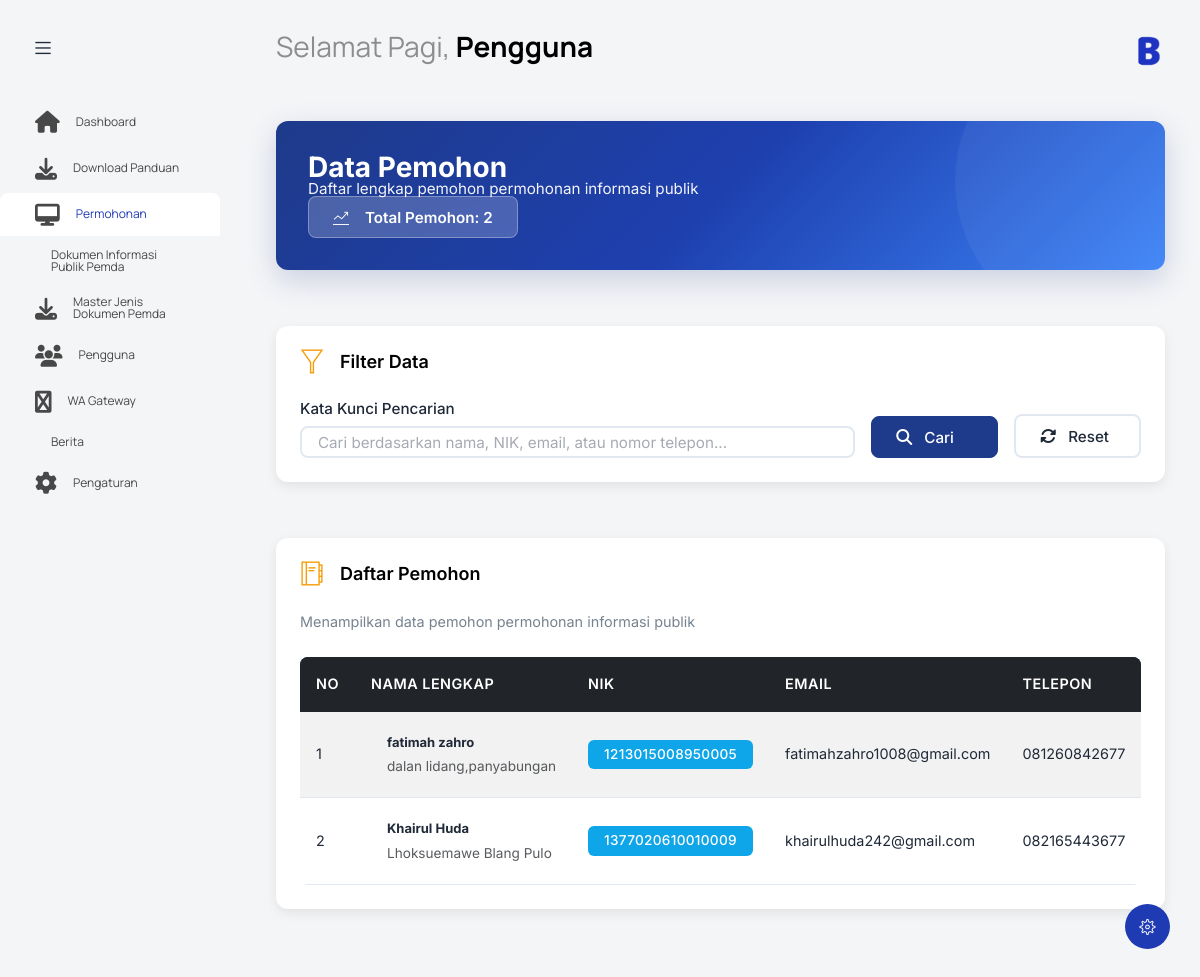
The page /index.php?controller=permohonanadmin&action=dataPemohonIndex (signed in) on the database its author committed.
### tables this page shows
CREATE TABLE `users` (
  `id_user` int NOT NULL,
  `email` varchar(255) NOT NULL,
  `username` varchar(50) NOT NULL,
  `password` varchar(255) NOT NULL,
  `jabatan` varchar(100) DEFAULT NULL,
  `role` varchar(50) NOT NULL,
  `id_biodata` int DEFAULT NULL
);

CREATE TABLE `biodata_pengguna` (
  `id_biodata` int NOT NULL,
  `nama_lengkap` varchar(255) NOT NULL,
  `nik` varchar(16) NOT NULL,
  `alamat` text,
  `provinsi` varchar(100) DEFAULT NULL,
  `city` varchar(100) DEFAULT NULL,
  `jenis_kelamin` enum('Laki-laki','Perempuan') DEFAULT NULL,
  `usia` int DEFAULT NULL,
  `pendidikan` varchar(100) DEFAULT NULL,
  `pekerjaan` varchar(100) DEFAULT NULL,
  `no_kontak` varchar(20) DEFAULT NULL,
  `email` varchar(255) DEFAULT NULL,
  `foto_profile` varchar(255) DEFAULT NULL,
  `status_pengguna` enum('pribadi','lembaga') NOT NULL,
  `nama_lembaga` varchar(255) DEFAULT NULL,
  `upload_ktp` varchar(255) DEFAULT NULL,
  `upload_akta` varchar(255) DEFAULT NULL
);

### controllers/PermohonanAdminController.php (called while the page is built, shortened)
<?php
require_once 'models/PermohonanAdminModel.php';
class PermohonanAdminController
{
    private $permohonanAdminModel;
    public function __construct()
    {
        global $database;
        $db = $database->getConnection();
        $this->permohonanAdminModel = new PermohonanAdminModel($db);
    }
    public function dataPemohonIndex()
    {
        $page = isset($_GET['page']) ? max(1, intval($_GET['page'])) : 1;
        $limit = 10;
        $offset = ($page - 1) * $limit;
        $search = isset($_GET['search']) ? trim($_GET['search']) : '';
        $pemohon_list = $this->permohonanAdminModel->getAllPemohon($limit, $offset, $search);
        $total_records = $this->permohonanAdminModel->countAllPemohon($search);
        $total_pemohon = $total_records;
        include 'views/permohonan_admin/data_pemohon/index.php';
    }
}
?>

### models/PermohonanAdminModel.php (called while the page is built, shortened)
<?php
class PermohonanAdminModel
{
    private $conn;
    public function __construct($db)
    {
        $this->conn = $db;
    }
    public function getAllPemohon($limit = 10, $offset = 0, $search = '')
    {
        $whereClause = "WHERE u.role = 'masyarakat'";
        $params = [];
        $query = "SELECT u.id_user, u.username, u.email as user_email,
                         bp.id_biodata, bp.nama_lengkap, bp.nik, bp.alamat, bp.no_kontak, bp.email,
                         bp.status_pengguna, bp.provinsi, bp.city,
                         (SELECT COUNT(*) FROM permohonan WHERE id_user = u.id_user) as total_permohonan
                  FROM users u
                  LEFT JOIN biodata_pengguna bp ON u.id_biodata = bp.id_biodata
                  " . $whereClause . "
                  ORDER BY u.id_user DESC
                  LIMIT :limit OFFSET :offset";
        $stmt = $this->conn->prepare($query);
        $stmt->bindValue(':limit', $limit, PDO::PARAM_INT);
        $stmt->bindValue(':offset', $offset, PDO::PARAM_INT);
        $stmt->execute();
        return $stmt->fetchAll(PDO::FETCH_ASSOC);
    }
    public function countAllPemohon($search = '')
    {
        $whereClause = "WHERE u.role = 'masyarakat'";
        $params = [];
        $query = "SELECT COUNT(*) as total
                  FROM users u
                  LEFT JOIN biodata_pengguna bp ON u.id_biodata = bp.id_biodata
                  " . $whereClause;
        $stmt = $this->conn->prepare($query);
        $stmt->execute();
        $result = $stmt->fetch(PDO::FETCH_ASSOC);
        return (int)$result['total'];
    }
}
?>

### views/permohonan_admin/data_pemohon/index.php (the view, shortened to what this page needs)
<?php
include('template/header.php');
?>
<body class="with-welcome-text">
  <div class="container-scroller">
    <?php include 'template/navbar.php'; ?>
    <div class="container-fluid page-body-wrapper">
      <?php include 'template/setting_panel.php'; ?>
      <?php include 'template/sidebar.php'; ?>
      <div class="main-panel">
        <div class="content-wrapper">
          <div class="row">
            <div class="col-12 grid-margin">
              <div class="page-header flex-wrap">
                <div class="header-left">
                  <h3 class="font-weight-bold mb-0">Data Pemohon</h3>
                  <h6 class="mb-0">Daftar lengkap pemohon permohonan informasi publik</h6>
                </div>
                <div class="header-right d-flex align-items-center">
                  <div class="d-flex align-items-center">
                    <div class="me-3">
                      <button class="btn btn-primary">
                        <i class="ti-stats-up me-2"></i>Total Pemohon: <?php echo number_format($total_pemohon); ?>
                      </button>
                    </div>
                  </div>
                </div>
              </div>
            </div>
          </div>
          <div class="row">
            <div class="col-12 grid-margin">
              <div class="card">
                <div class="card-body">
                  <h4 class="card-title mb-4"><i class="ti-filter me-2"></i>Filter Data</h4>
                  <form method="GET" action="index.php" class="row g-3">
                    <div class="col-md-8">
                      <label class="form-label">Kata Kunci Pencarian</label>
                      <input type="text" name="search" class="form-control"
                             placeholder="Cari berdasarkan nama, NIK, email, atau nomor telepon..."
                             value="<?php echo isset($_GET['search']) ? htmlspecialchars($_GET['search']) : ''; ?>">
                    </div>
                    <div class="col-md-2 d-flex align-items-end">
                      <button type="submit" class="btn btn-primary btn-block w-100">
                        <i class="fas fa-search me-1"></i>Cari
                      </button>
                    </div>
                    <div class="col-md-2 d-flex align-items-end">
                      <a href="index.php?controller=permohonanadmin&action=dataPemohonIndex" class="btn btn-outline-secondary btn-block w-100">
                        <i class="fas fa-sync-alt me-1"></i>Reset
                      </a>
                    </div>
                  </form>
                </div>
              </div>
            </div>
          </div>
          <div class="row">
            <div class="col-lg-12 grid-margin stretch-card">
              <div class="card">
                <div class="card-body">
                  <h4 class="card-title mb-4"><i class="ti-agenda me-2"></i>Daftar Pemohon</h4>
                  <p class="card-description mb-4">Menampilkan data pemohon permohonan informasi publik</p>
                  <div class="table-responsive">
                    <table class="table table-striped table-hover">
                      <thead class="table-dark">
                        <tr>
                          <th width="5%">No</th>
                          <th width="20%">Nama Lengkap</th>
                          <th width="15%">NIK</th>
                          <th width="15%">Email</th>
                          <th width="10%">Telepon</th>
                        </tr>
                      </thead>
                      <tbody>
                        <?php if (!empty($pemohon_list)): ?>
                          <?php
                          $page = isset($_GET['page']) ? max(1, intval($_GET['page'])) : 1;
                          $limit = 10;
                          $no = ($page - 1) * $limit + 1;
                          ?>
                          <?php foreach ($pemohon_list as $pemohon): ?>
                            <tr>
                              <td><?php echo $no++ ?></td>
                              <td>
                                <div class="d-flex align-items-center">
                                  <div class="ms-3">
                                    <p class="fw-bold mb-1"><?php echo htmlspecialchars($pemohon['nama_lengkap']) ?></p>
                                    <p class="text-muted mb-0"><?php echo htmlspecialchars($pemohon['alamat']) ?></p>
                                  </div>
                                </div>
                              </td>
                              <td>
                                <span class="badge bg-info"><?php echo htmlspecialchars($pemohon['nik']) ?></span>
                              </td>
                              <td><?php echo htmlspecialchars($pemohon['email']) ?></td>
                              <td><?php echo htmlspecialchars($pemohon['no_kontak']) ?></td>
                            </tr>
                          <?php endforeach; ?>
                        <?php endif; ?>
                      </tbody>
                    </table>
                  </div>
                </div>
              </div>
            </div>
          </div>
        </div>
      </div>
    </div>
  </div>
</body>
</html>

### views/permohonan_admin/data_pemohon/index.php (style rules this page uses)
:root { --primary-color: #1e3a8a; --secondary-color: #f59e0b; --accent-color: #fbbf24; --text-color: #1f2937; --muted-color: #6b7280; --light-bg: #f8f9fa; --gov-border: #e2e8f0; --success-color: #10b981; --info-color: #0ea5e9; --warning-color: #f59e0b; --danger-color: #ef4444; }
body { font-family: 'Inter', sans-serif; color: var(--text-color); background-color: var(--light-bg); }
.page-header { background: linear-gradient(135deg, var(--primary-color) 0%, #1e40af 50%, #3b82f6 100%); color: white; padding: 2rem 2rem; border-radius: 12px; margin-bottom: 2rem; box-shadow: 0 10px 30px rgba(30, 58, 138, 0.2); position: relative; overflow: hidden; }
.page-header::before { content: ''; position: absolute; top: 0; right: 0; width: 300px; height: 300px; background: rgba(255, 255, 255, 0.05); border-radius: 50%; transform: translate(30%, -30%); }
.page-header h3 { font-weight: 700; margin-bottom: 0.5rem; font-size: 1.75rem; position: relative; z-index: 1; }
.page-header h6 { opacity: 0.95; font-weight: 400; font-size: 0.95rem; position: relative; z-index: 1; }
.page-header .btn-primary { background-color: rgba(255, 255, 255, 0.2); border-color: rgba(255, 255, 255, 0.3); backdrop-filter: blur(10px); font-weight: 600; }
.card { border: none; border-radius: 12px; box-shadow: 0 4px 12px rgba(0, 0, 0, 0.08); margin-bottom: 2rem; transition: all 0.3s ease; background: white; }
.card-body { padding: 2rem; }
.card-title { color: var(--primary-color); font-weight: 600; font-size: 1.25rem; margin-bottom: 1.5rem; display: flex; align-items: center; gap: 0.5rem; }
.card-title i { font-size: 1.5rem; color: var(--secondary-color); }
.card-description { color: var(--muted-color); font-size: 0.9rem; line-height: 1.6; }
.form-label { font-weight: 500; color: var(--text-color); margin-bottom: 0.5rem; font-size: 0.95rem; }
.form-control { border: 2px solid var(--gov-border); border-radius: 8px; padding: 0.75rem 1rem; font-size: 0.95rem; transition: all 0.3s ease; }
.form-control::placeholder { color: var(--muted-color); opacity: 0.6; }
.btn { border-radius: 8px; padding: 0.75rem 1.5rem; font-weight: 500; font-size: 0.95rem; transition: all 0.3s ease; display: inline-flex; align-items: center; gap: 0.5rem; }
.btn-primary { background-color: var(--primary-color); border-color: var(--primary-color); color: white; }
.btn-outline-secondary { border: 2px solid var(--gov-border); color: var(--text-color); background: white; }
.btn i { font-size: 1rem; }
.table-responsive { border-radius: 8px; overflow: hidden; }
.table { margin-bottom: 0; }
.table thead { background-color: var(--primary-color); }
.table thead th { color: white; font-weight: 600; font-size: 0.9rem; text-transform: uppercase; letter-spacing: 0.5px; padding: 1.25rem 1rem; border: none; white-space: nowrap; }
.table tbody tr { transition: all 0.3s ease; border-bottom: 1px solid var(--gov-border); }
.table tbody td { padding: 1.25rem 1rem; vertical-align: middle; font-size: 0.9rem; color: var(--text-color); }
.table tbody td p { margin-bottom: 0; }
.table tbody td .fw-bold { color: var(--text-color); font-weight: 600; }
.table tbody td .text-muted { color: var(--muted-color); font-size: 0.85rem; }
.badge { padding: 0.5rem 1rem; font-weight: 500; font-size: 0.85rem; border-radius: 6px; letter-spacing: 0.3px; }
.badge.bg-info { background-color: var(--info-color) !important; }

### rows shown on the page
users: id_biodata.nama_lengkap "fatimah zahro", id_biodata.alamat "dalan lidang,panyabungan", id_biodata.nik "1213015008950005", id_biodata.email "fatimahzahro1008@gmail.com", id_biodata.no_kontak "081260842677"
users: id_biodata.nama_lengkap "Khairul Huda", id_biodata.alamat "Lhoksuemawe Blang Pulo", id_biodata.nik "1377020610010009", id_biodata.email "khairulhuda242@gmail.com", id_biodata.no_kontak "082165443677"

### other values the page prints
$greeting "Selamat Pagi"
$nama "Pengguna"
$total_pemohon "2"
